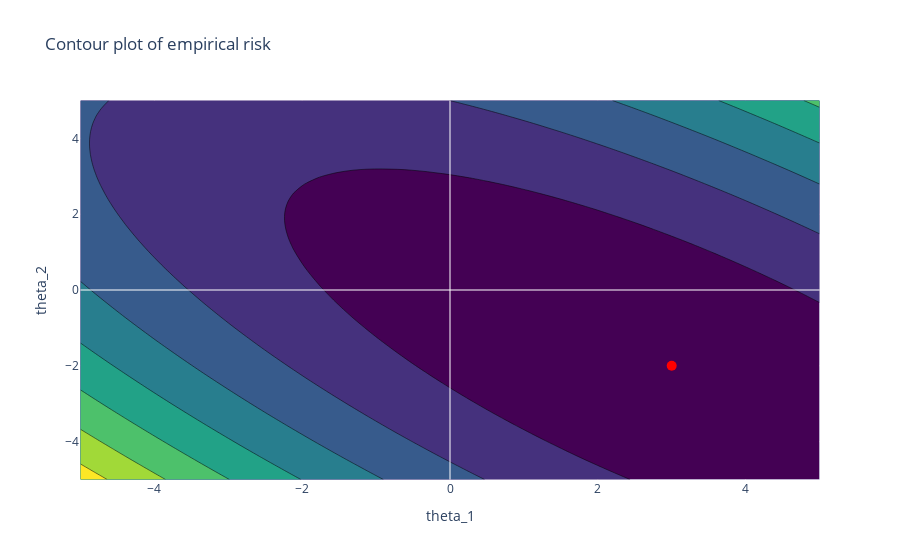

Source (notebook cell):
### Code cell
fig_cont_plot = go.Figure(data=go.Contour(
    z=df_unreg_risk.pivot(index='theta_2', columns='theta_1', values='emp_risk').values,
    x=theta_1_vals,
    y=theta_2_vals,
    colorscale='Viridis',
    showscale=False  # Remove the color bar
))

fig_cont_plot.update_layout(
    title='Contour plot of empirical risk',
    xaxis_title='theta_1',
    yaxis_title='theta_2'
)

# add horizontal and vertical lines at 0s
fig_cont_plot.add_shape(
    type='line',
    x0=min_theta, y0=0, x1=max_theta, y1=0,
    line=dict(color='white', width=1)
)

fig_cont_plot.add_shape(
    type='line',
    x0=0, y0=min_theta, x1=0, y1=max_theta,
    line=dict(color='white', width=1)
)

# add a point for the true theta
fig_cont_plot.add_trace(go.Scatter(
    x=[theta_true[0]], y=[theta_true[1]],
    mode='markers',
    marker=dict(size=10, color='red'),
    name=f'theta_true = {theta_true}'
))

# fig_cont_plot.add_trace(go.Scatter(
#     x=[],
#     mode='markers',
#     marker=dict(size=10, color='white'),
#     name=f'theta_true = {theta_true}'
# ))


# fig.show()

### Figure 1 — Plotly figure (JSON) as saved in the notebook; plotly's stock layout.template omitted (floating-point values rounded to 4 significant figures; data arrays with more than 128 entries replaced by an {"elided": "..."} marker saying what was removed)
{"data": [{"colorscale": [[0, "#440154"], [0.1111, "#482878"], [0.2222, "#3e4989"], [0.3333, "#31688e"], [0.4444, "#26828e"], [0.5556, "#1f9e89"], [0.6667, "#35b779"], [0.7778, "#6ece58"], [0.8889, "#b5de2b"], [1, "#fde725"]], "showscale": false, "type": "contour", "x": [-5, -4.796, -4.592, -4.388, -4.184, -3.98, -3.776, -3.571, -3.367, -3.163, -2.959, -2.755, -2.551, -2.347, -2.143, -1.939, -1.735, -1.531, -1.327, -1.122, -0.9184, -0.7143, -0.5102, -0.3061, -0.102, 0.102, 0.3061, 0.5102, 0.7143, 0.9184, 1.122, 1.327, 1.531, 1.735, 1.939, 2.143, 2.347, 2.551, 2.755, 2.959, 3.163, 3.367, 3.571, 3.776, 3.98, 4.184, 4.388, 4.592, 4.796, 5], "y": [-5, -4.796, -4.592, -4.388, -4.184, -3.98, -3.776, -3.571, -3.367, -3.163, -2.959, -2.755, -2.551, -2.347, -2.143, -1.939, -1.735, -1.531, -1.327, -1.122, -0.9184, -0.7143, -0.5102, -0.3061, -0.102, 0.102, 0.3061, 0.5102, 0.7143, 0.9184, 1.122, 1.327, 1.531, 1.735, 1.939, 2.143, 2.347, 2.551, 2.755, 2.959, 3.163, 3.367, 3.571, 3.776, 3.98, 4.184, 4.388, 4.592, 4.796, 5], "z": {"elided": "50x50 float values"}}, {"marker": {"color": "red", "size": 10}, "mode": "markers", "name": "theta_true = [ 3 -2]", "type": "scatter", "x": [3], "y": [-2]}], "layout": {"shapes": [{"line": {"color": "white", "width": 1}, "type": "line", "x0": -5, "x1": 5, "y0": 0, "y1": 0}, {"line": {"color": "white", "width": 1}, "type": "line", "x0": 0, "x1": 0, "y0": -5, "y1": 5}], "title": {"text": "Contour plot of empirical risk"}, "xaxis": {"title": {"text": "theta_1"}}, "yaxis": {"title": {"text": "theta_2"}}}}
